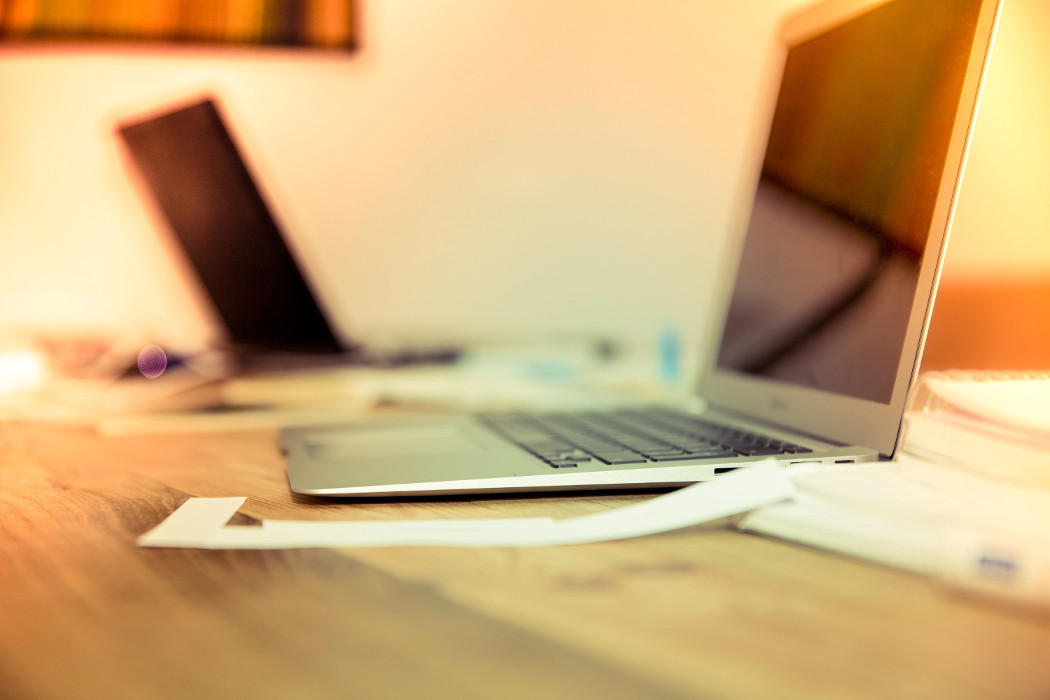
#> input picture assets/laptop.jpg, 1050 x 700 px
$ python median_filter.py
#> lines starting #> are read from the running program, lines starting #| are printed output that depends on the picture
import cv2
import numpy as np
import matplotlib.pyplot as plt

# Function to add Gaussian noise
def add_gaussian_noise(image, mean=0, std=25):
    gaussian = np.random.normal(mean, std, image.shape).astype('float32')
    noisy_image = image.astype('float32') + gaussian
    return np.clip(noisy_image, 0, 255).astype('uint8')

# Function to add Salt-and-Pepper noise
def add_salt_and_pepper_noise(image, salt_prob=0.01, pepper_prob=0.01):
    noisy_image = image.copy()
    total_pixels = image.size
    num_salt = int(salt_prob * total_pixels)
    num_pepper = int(pepper_prob * total_pixels)

    # Add salt
    salt_coords = [np.random.randint(0, i - 1, num_salt) for i in image.shape]
    noisy_image[salt_coords[0], salt_coords[1]] = 255

    # Add pepper
    pepper_coords = [np.random.randint(0, i - 1, num_pepper) for i in image.shape]
    noisy_image[pepper_coords[0], pepper_coords[1]] = 0

    return noisy_image

# Function to add Poisson noise
def add_poisson_noise(image):
    vals = len(np.unique(image))
    vals = 2 ** np.ceil(np.log2(vals))
    noisy_image = np.random.poisson(image.astype('float32') * vals) / vals
    return np.clip(noisy_image, 0, 255).astype('uint8')

# Function to add Speckle noise
def add_speckle_noise(image, std=0.1):
    speckle = np.random.randn(*image.shape) * std
    noisy_image = image.astype('float32') + image.astype('float32') * speckle
    return np.clip(noisy_image, 0, 255).astype('uint8')

# Load the image (grayscale)
image = cv2.imread('../assets/laptop.jpg', cv2.IMREAD_GRAYSCALE)
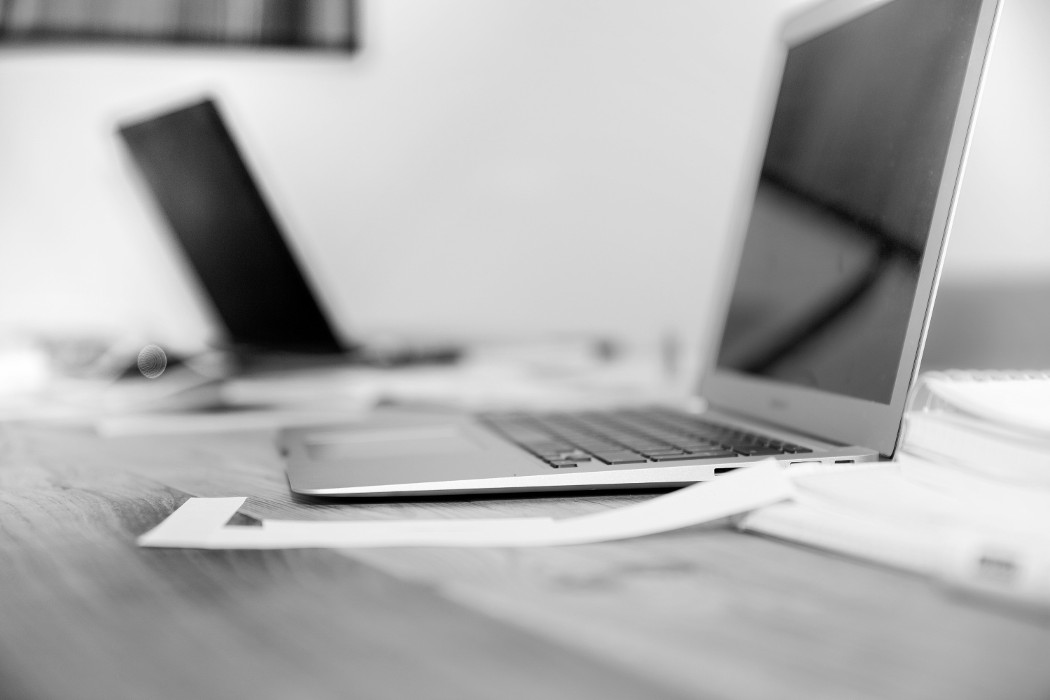
#> image: shape (700, 1050); min 0, max 255, mean 175

# Add different types of noise
noisy_images = {
    "Original": image,
    "Gaussian Noise": add_gaussian_noise(image),
    "Salt-and-Pepper Noise": add_salt_and_pepper_noise(image),
    "Poisson Noise": add_poisson_noise(image),
    "Speckle Noise": add_speckle_noise(image),
}
#> in add_gaussian_noise, `noisy_image = image.astype('float32') + gaussian`:
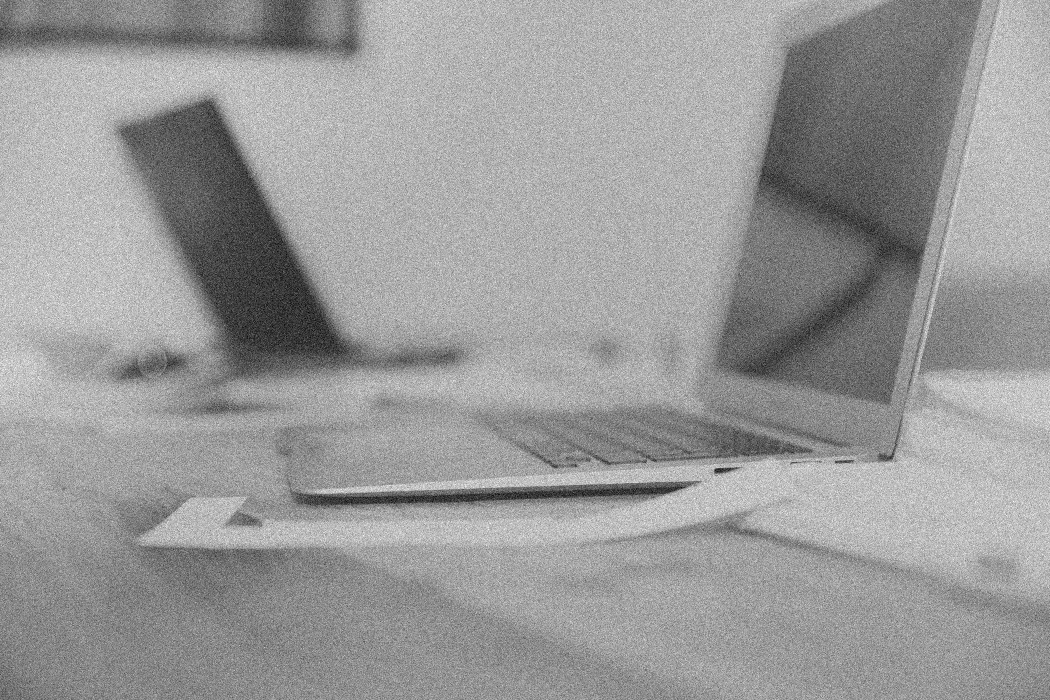
#> noisy_image: shape (700, 1050) float32; min -93.6, max 351.6, mean 175; drawn with min black and max white
#> in add_salt_and_pepper_noise, `noisy_image[pepper_coords[0], pepper_coords[1]] = 0`:
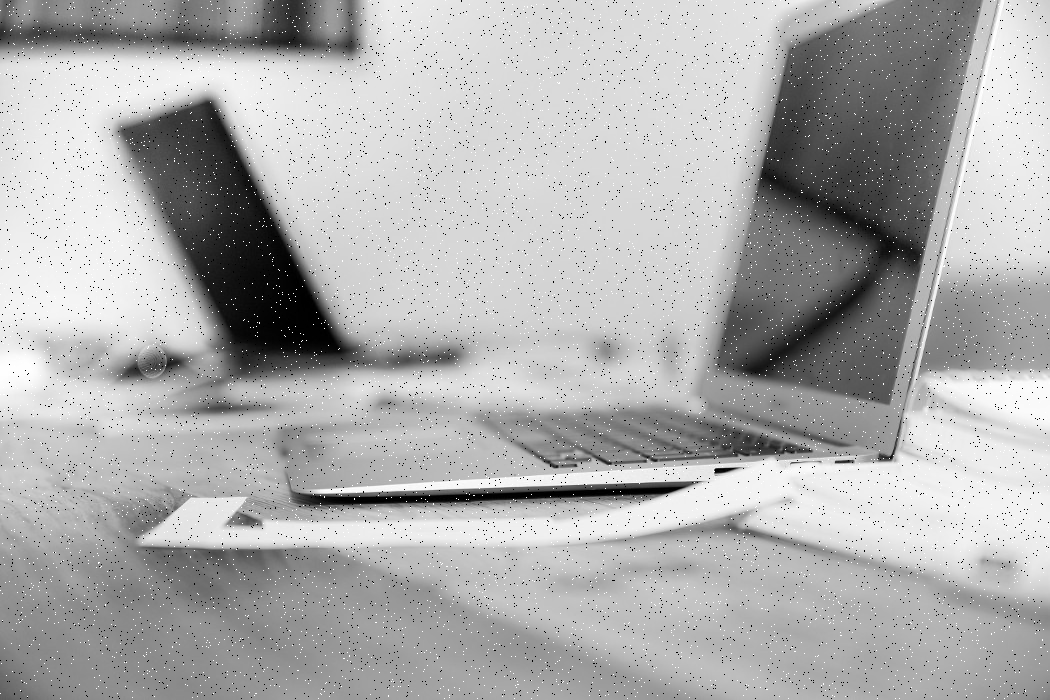
#> noisy_image: shape (700, 1050); min 0, max 255, mean 174
#> in add_poisson_noise, `vals = len(np.unique(image))`: vals = 256
#> in add_speckle_noise, `speckle = np.random.randn(*image.shape) * std`:
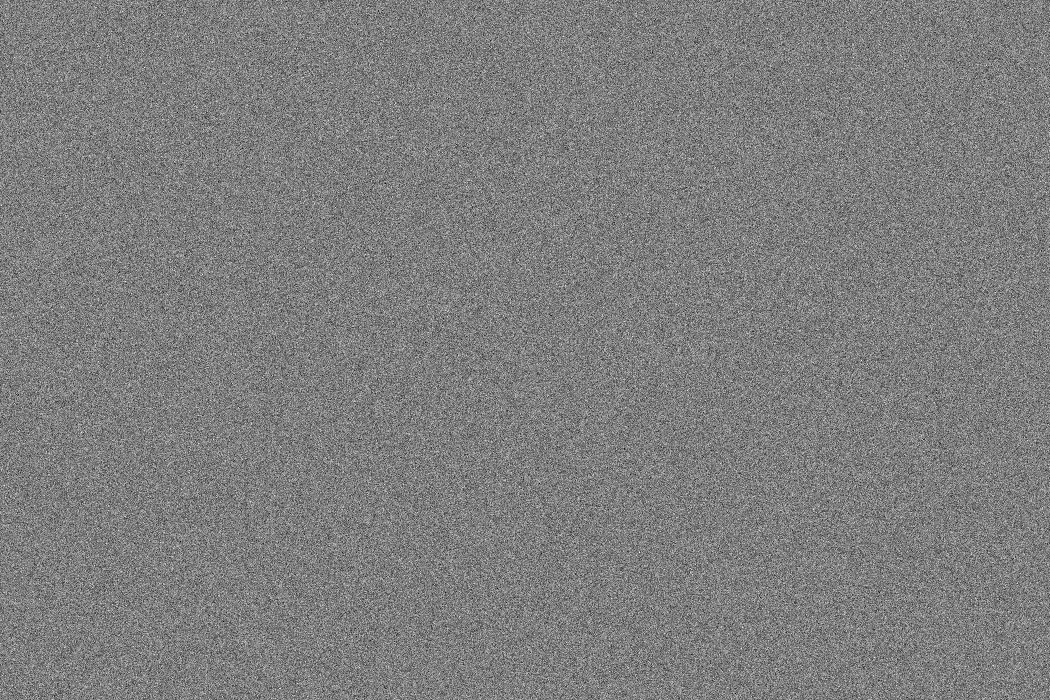
#> speckle: shape (700, 1050) float64; min -0.476, max 0.484, mean -0.00015; drawn with min black and max white
#> in add_speckle_noise, `noisy_image = image.astype('float32') + image.astype('float32') * spec..`:
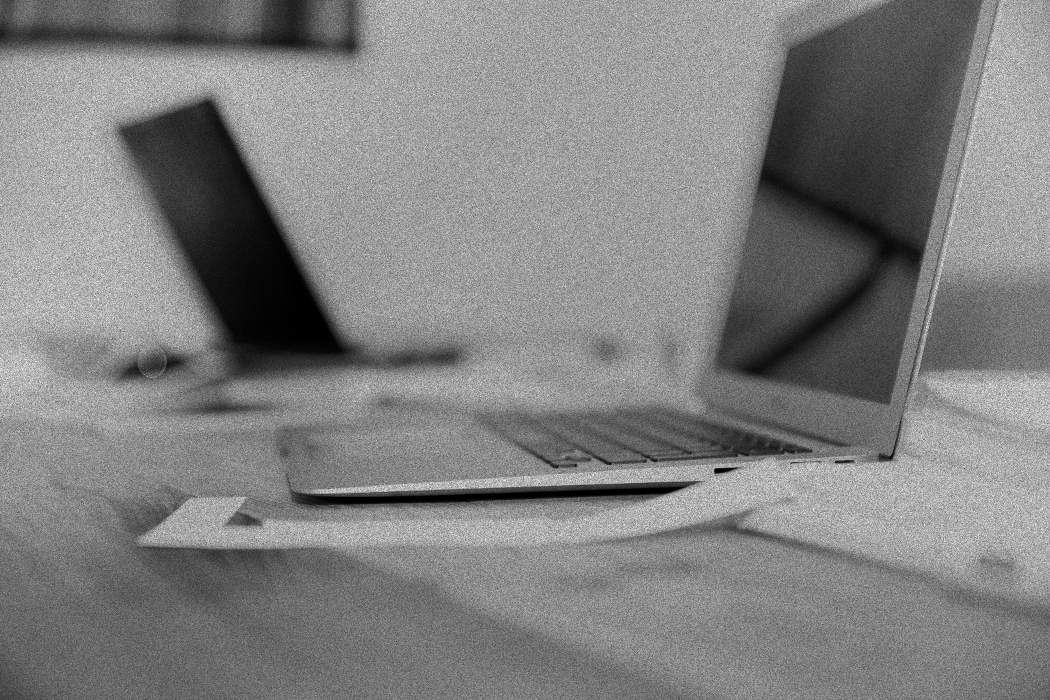
#> noisy_image: shape (700, 1050) float64; min 0, max 346.9, mean 174.9; drawn with min black and max white

# Apply median filter
filtered_images = {name: cv2.medianBlur(noisy_image, 3) for name, noisy_image in noisy_images.items()}
#> filtered_images = 5 items

# Display results using Matplotlib
fig, axes = plt.subplots(2, 5, figsize=(15, 6))
fig.suptitle('Noise Addition and Median Filtering', fontsize=16)

# Display original and noisy images
for idx, (name, img) in enumerate(noisy_images.items()):
    ax = axes[0, idx]
    ax.imshow(img, cmap='gray')
    ax.set_title(name)
    ax.axis('off')
#> this loop made 5 passes
#> name on passes 1 to 5: 'Original', 'Gaussian Noise', 'Salt-and-Pepper Noise', 'Poisson Noise', 'Speckle Noise'

# Display median-filtered images
for idx, (name, img) in enumerate(filtered_images.items()):
    ax = axes[1, idx]
    ax.imshow(img, cmap='gray')
    ax.set_title(f"Filtered: {name}")
    ax.axis('off')

plt.tight_layout()
plt.subplots_adjust(top=0.88)
plt.show()
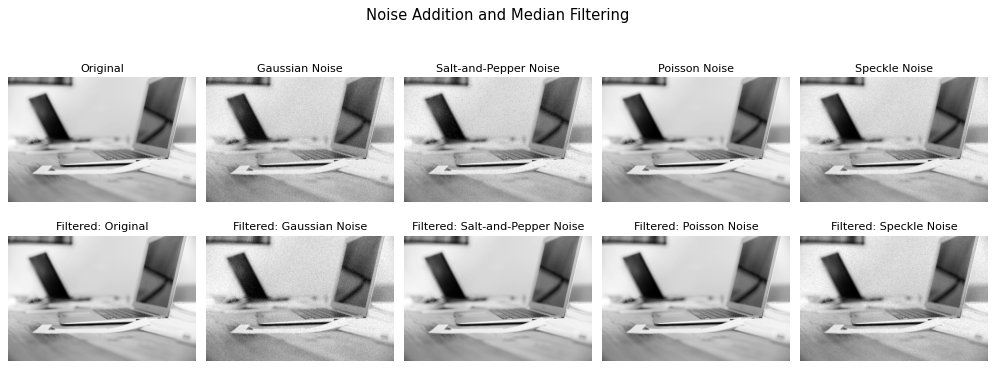
#> figure drawn by matplotlib, 10 panels

$ run again, with assets/dessert.jpg copied over assets/laptop.jpg
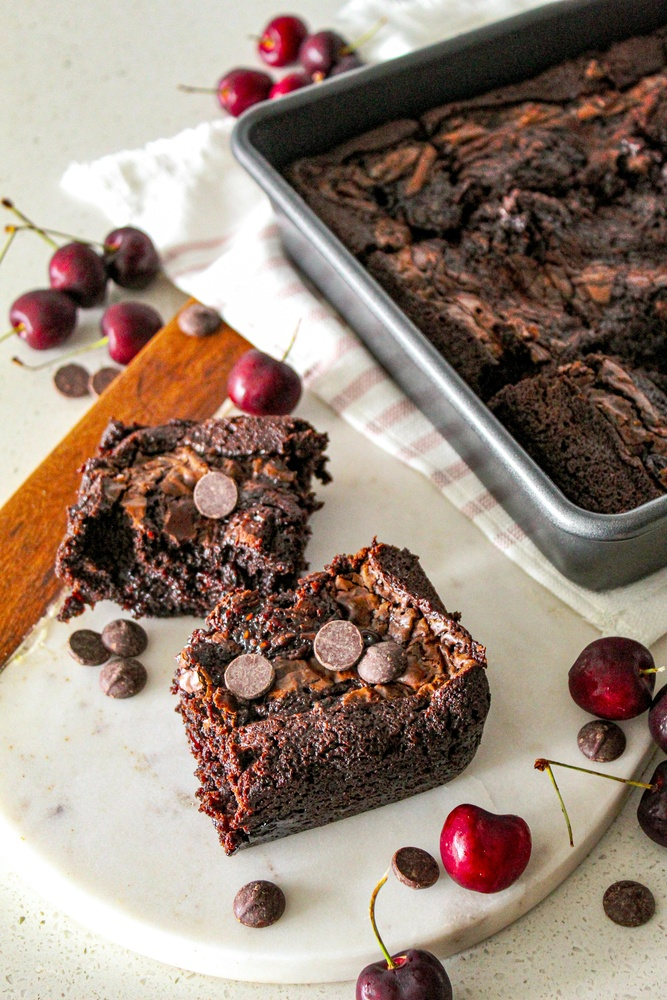
#> input picture assets/dessert.jpg, 667 x 1000 px, shrunk from 3456 x 5184 before the run
#> in add_salt_and_pepper_noise, `noisy_image[pepper_coords[0], pepper_coords[1]] = 0`:
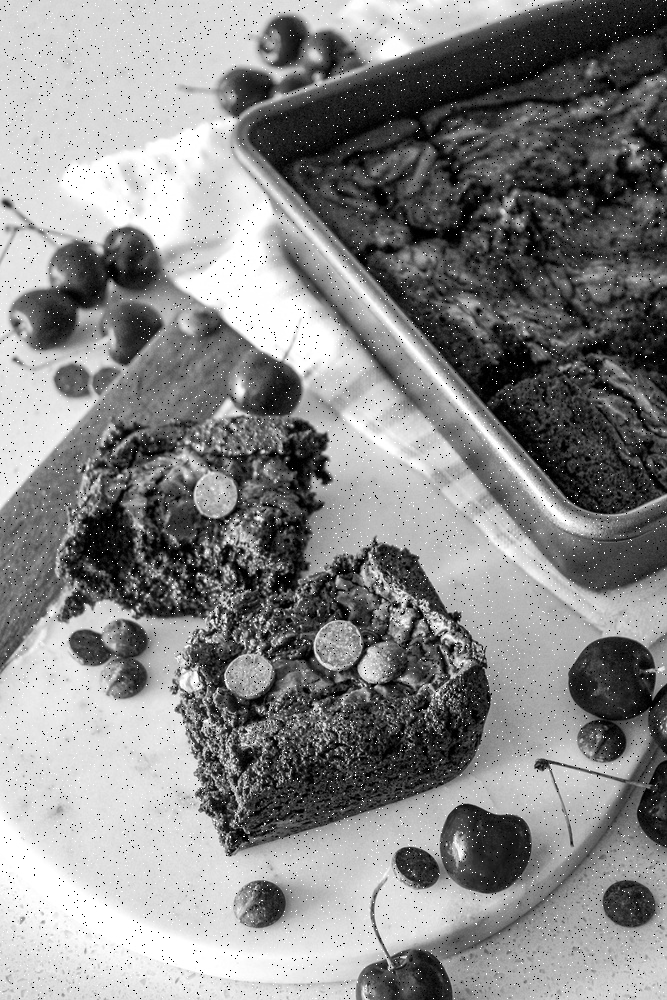
#> noisy_image: shape (1000, 667); min 0, max 255, mean 135
#> vals = 256
#> in add_speckle_noise, `noisy_image = image.astype('float32') + image.astype('float32') * spec..`:
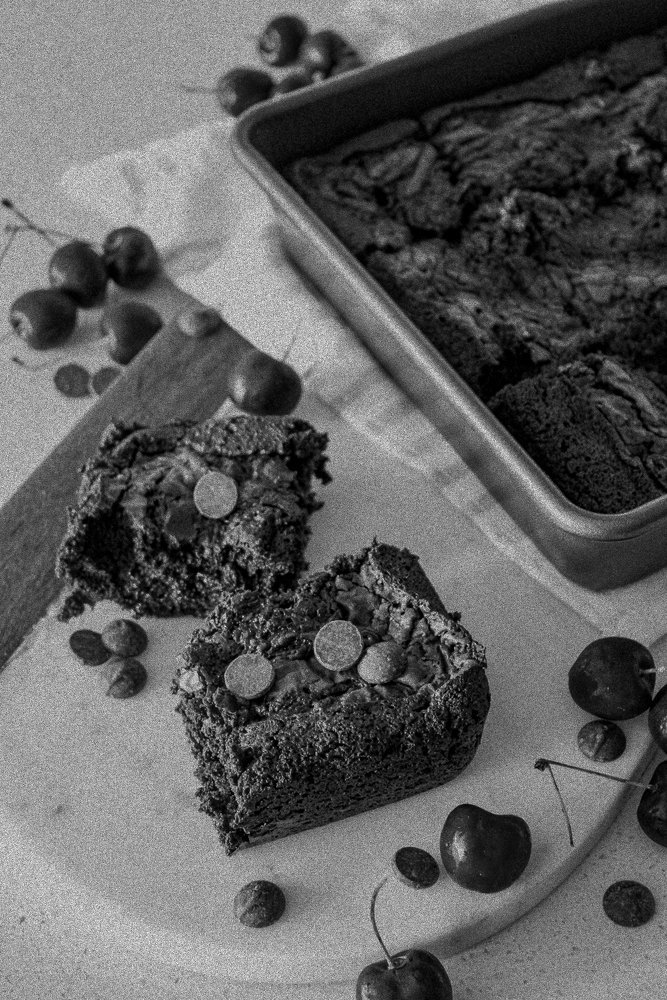
#> noisy_image: shape (1000, 667) float64; min 0, max 357.6, mean 135.2; drawn with min black and max white
#> filtered_images = 5 items
#> the loop `for idx, (name, img) in enumerate(noisy_images.items()):` made 5 passes
#> name on passes 1 to 5: 'Original', 'Gaussian Noise', 'Salt-and-Pepper Noise', 'Poisson Noise', 'Speckle Noise'
#> the loop `for idx, (name, img) in enumerate(filtered_images.items()):` made 5 passes

$ run again, with assets/dish1.jpg copied over assets/laptop.jpg
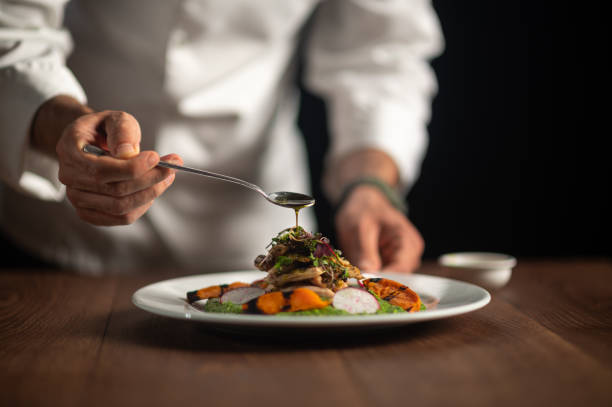
#> input picture assets/dish1.jpg, 612 x 407 px
#> in add_salt_and_pepper_noise, `noisy_image[pepper_coords[0], pepper_coords[1]] = 0`:
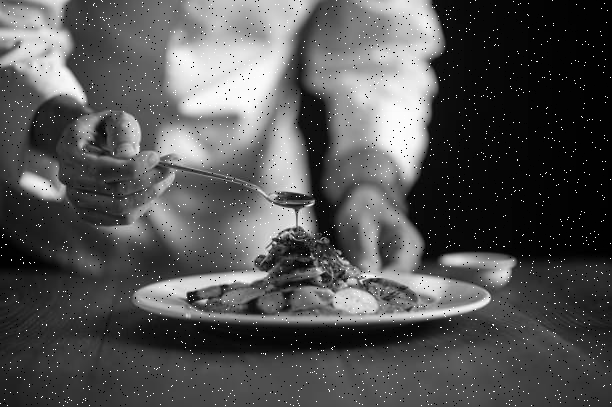
#> noisy_image: shape (407, 612); min 0, max 255, mean 83.7
#> in add_poisson_noise, `vals = len(np.unique(image))`: vals = 254
#> in add_poisson_noise, `vals = 2 ** np.ceil(np.log2(vals))`: vals = 256
#> in add_speckle_noise, `noisy_image = image.astype('float32') + image.astype('float32') * spec..`:
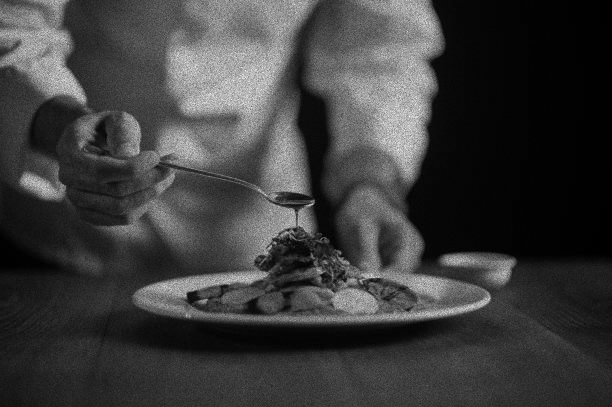
#> noisy_image: shape (407, 612) float64; min 0, max 344.8, mean 82.9; drawn with min black and max white
#> filtered_images = 5 items
#> the loop `for idx, (name, img) in enumerate(noisy_images.items()):` made 5 passes
#> name on passes 1 to 5: 'Original', 'Gaussian Noise', 'Salt-and-Pepper Noise', 'Poisson Noise', 'Speckle Noise'
#> the loop `for idx, (name, img) in enumerate(filtered_images.items()):` made 5 passes
